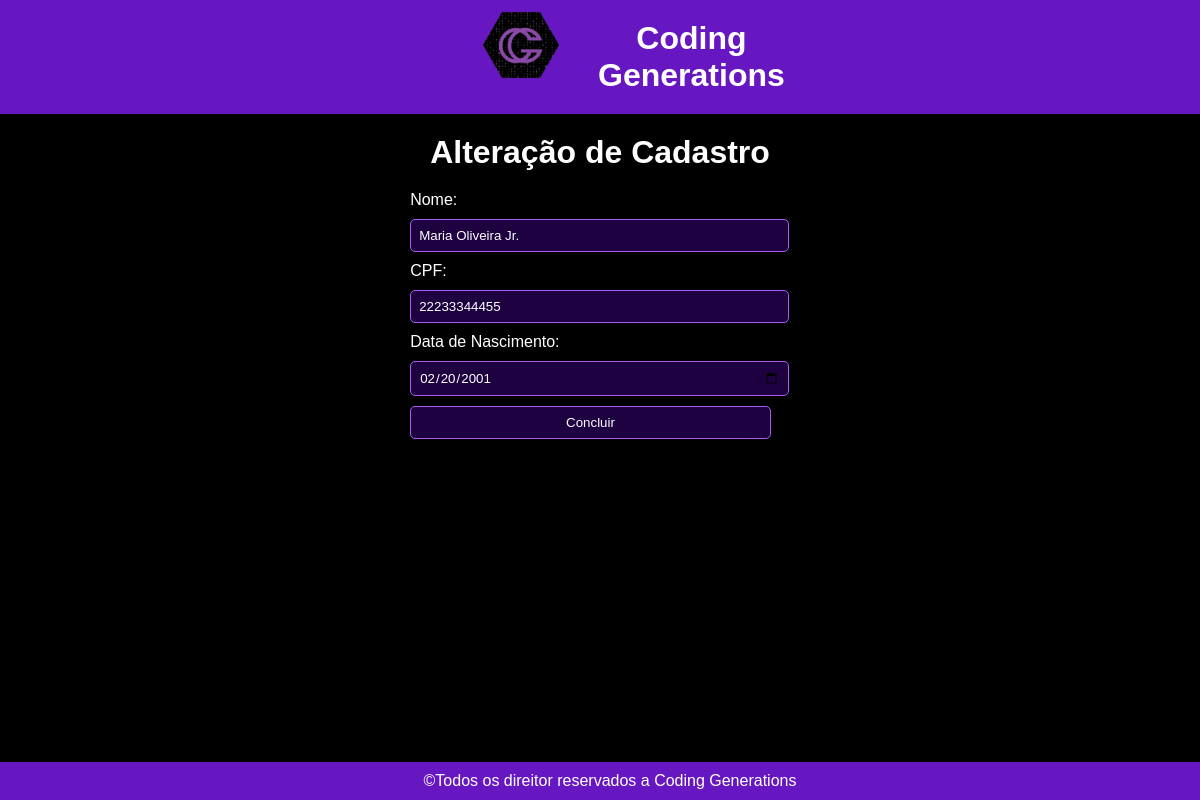
Screenshot of /logado/coordenador/updateForm.php?id=2 with the database file from the repository.
### tables this page shows
create table TBAluno(
	Matricula int primary key,
    Nome varchar(200),
    data_nasc date,
    CPF char(11),
    IDResponsavel int,
    IDTurma int,
    usuario varchar(10) Null,
    foreign Key (IDTurma) references TBTurma(IDTurma),
    foreign key (IDResponsavel) references TBResponsavel(IDResponsavel)
);

### logado/coordenador/updateForm.php (the view, shortened to what this page needs)
<?php
include('../../banco/connection.php');
$Matricula = $_GET['id'];
$cpfError = '';
?>
<!DOCTYPE html>
<html lang="pt-br">
<head>
    <link rel="stylesheet" href="style.css">
</head>
<body>
<header>
    <div class="home">
        <div style="width: 30%">
            <img class= logo src="../../Imagens/Logo CG.png" alt="Logo da Coding Generations">
            <h1>Coding Generations</h1>
        </div>
    </div>
</header>
<div class="container">
    <div class="box">
        <h1>Alteração de Cadastro</h1>
        <form method="post">
            <div class="user-info">
                <label>Nome:</label>
                <?php
                $sql = "SELECT Nome FROM TBAluno WHERE Matricula='$Matricula'";
                $result = mysqli_query($connection, $sql);
                $data = mysqli_fetch_assoc($result);
                if ($connection->query($sql)) {
                    echo '<input type="text" name="name" value="' . $data['Nome'] . '" required>';
                }
                ?>
            </div>
            <div class="cpf-info">
                <label>CPF:</label>
                <?php
                $sql = "SELECT CPF FROM TBAluno WHERE Matricula='$Matricula'";
                $result = mysqli_query($connection, $sql);
                $data = mysqli_fetch_assoc($result);
                if ($connection->query($sql)) {
                    echo '<input id="cpfInput" type="text" name="cpf" value="' . $data['CPF'] . '" required oninput="maskCPF(this); validarCPF(this.value);">' . $cpfError;
                }
                ?>
            </div>
            <div class="data-info">
                <label>Data de Nascimento:</label>
                <?php
                $sql = "SELECT data_nasc FROM TBAluno WHERE Matricula='$Matricula'";
                $result = mysqli_query($connection, $sql);
                $data = mysqli_fetch_assoc($result);
                if ($connection->query($sql)) {
                    echo '<input type="date" name="data" value="' . $data['data_nasc'] . '" required>';
                }
                ?>
            </div>
            <input type="submit" class="edit-button" name="edit" value="Concluir">
        </form>
    </div>
</div>
<footer style="bottom: 0">
    <div class="rodape">©Todos os direitor reservados a Coding Generations</div>
</footer>
</body>
</html>

### logado/coordenador/style.css (style rules this page uses)
body { margin: 0; padding: 0; font-family: Arial, sans-serif; background-color: #000000; color: white; }
header { height: 10%; }
.home { display: flex; align-items: center; text-align: center; background-color: #6717c2; text-decoration: none; color: inherit; justify-content: space-between; }
h1 { margin: 0; color: #ffffff; padding: 20px; }
.logo { max-width: 90px; margin-left: 20px; float: left; margin-right: 20px; }
.rodape { text-align: center; color:#fff; }
footer { width: 100%; background-color: #6717c2; color: #fff; text-align: center; padding: 10px; position: absolute; }
* { font-family: 'AR One Sans', sans-serif; font-family: 'Ubuntu', sans-serif; }
h1 { text-align: center; }
.container { display: flex; align-items: center; justify-content: center; }
input { padding: 8px; margin-bottom: 10px; border: 1px solid #a85cf0; border-radius: 5px; background-color: #1d0141; color: #ffffff; width: 95% }
label, input { display: block; margin-bottom: 10px; }

### rows the page displays
tbaluno: name "Maria Oliveira Jr.", cpf "22233344455", data "02/20/2001"
